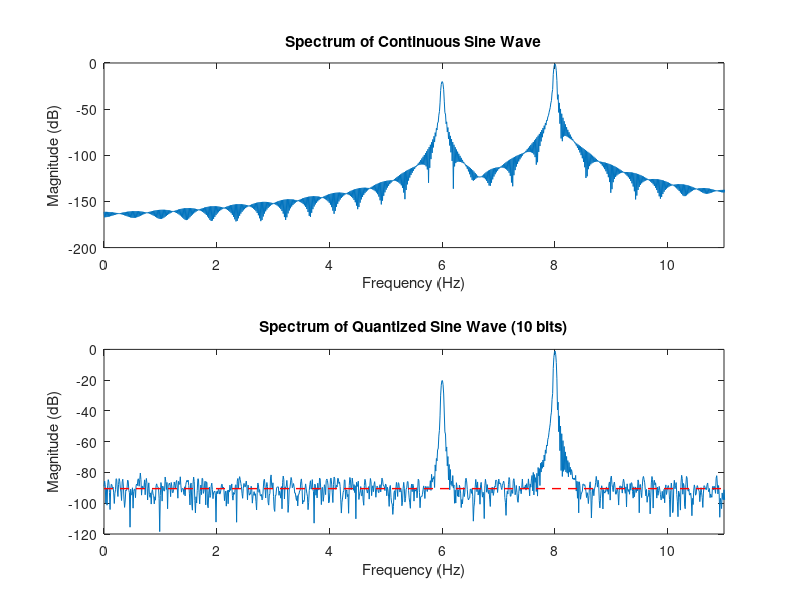

MATLAB code for this plot:
% Spectral Output with Quantization Noise Demonstration

% Signal Parameters
Fs = 22; % Sampling frequency (Hz)
N = 1000; % Number of samples
T = 1/Fs; % Sampling period (s)
t = 0:T:(N/Fs)-T; % Time vector
f = 8; % Frequency of input sine wave (Hz)
A = 1; % Amplitude of input sine wave
An = 0.1; % Noise amplitude

% Generate a continuous sine wave
%x_signal = A*sin(2*pi*f*t);
%x_signal = A*sin(2*pi*f*t) + A/10*sin(2*pi*f*5200*t);
x_signal = A*sin(2*pi*f*t) + A/10*sin(2*pi*f*10*t);
%x_noise = An*randn(size(t));
x_noise = An*sin(2*pi*50*t);
x_continuous = x_signal + x_noise;

% Calculate how noise shows in spectrum view
% Noise power is distributed to all frequency bins
nf = 10 * log10((An^2)/N);
disp(['Calculated signal noise component floor ', num2str(nf),' dB']);

% If sine wave cycle isn't exact multiple of sample window, then there are 
% transition effects. FFT assumes that the signal repeats itself infinitely
% and if starting point and end point do not meet, there is signal jump
window = hann(length(t));
x_continuous = x_continuous .* window';
x_continuous = x_continuous / (sum(window)/N); %normalize for window weights

% Zero-padding is one mechanism to control "spectrum leakage"
% Ideally single freaquency would be a thin peak, but computation
% makes it wider at bottom (try signal without windowinmg and zero padding)
N_original = length(x_continuous); % Original signal length
N_padded = 2^nextpow2(N_original + 1024); % Desired length after zero-padding
x_continuous = [x_continuous, zeros(1, N_padded - N_original)]; % Append zeros

% Quantization plays the effect of ADC transforming the continuous
% analog signal into discrete voltage levels 1 LSB apart
nBits = 10; % Number of bits for quantization
L = 2^nBits; % Number of quantization levels
delta = (2*A) / L; % Quantization step size, assuming signal covers full adc range
x_quantized = round(x_continuous/delta)*delta;

% Compute FFT, note switching to capital X in example notation
X_continuous_ = abs(fft(x_continuous));
X_quantized_ = abs(fft(x_quantized));

% Normalize the FFT amplitude
X_continuous = 2 * X_continuous_ / N;
X_quantized = 2 * X_quantized_ / N;

% Add a small offset to avoid log(0)
epsilon = 1e-10;
X_continuous = X_continuous + epsilon;
X_quantized = X_quantized + epsilon;

% switch on/off following lines if you use / do not use zero padding
%frequencies = (0:length(t)-1)*Fs/length(t); % Frequency vector
frequencies = (0:N_padded-1)/N_padded * Fs; % Frequency vector, where fs is the sampling frequency

signal_amplitude_continuous = max(X_continuous);
signal_amplitude_quantized = max(X_quantized);
signal_amplitude_continuous_db = 20*log10(signal_amplitude_continuous);
signal_amplitude_quantized_db = 20*log10(signal_amplitude_quantized);

% estimate the noise floor
noise_floor_estimate_continuous = median(X_continuous);
noise_floor_estimate_quantized = median(X_quantized);

snr_db = 20*log10(noise_floor_estimate_quantized);

% Plot
figure;

% Plot FFT of continuous sine wave
subplot(2,1,1);
plot(frequencies, 20*log10(X_continuous));
title('Spectrum of Continuous Sine Wave');
xlabel('Frequency (Hz)');
ylabel('Magnitude (dB)');
xlim([0 Fs/2]);

% Plot FFT of quantized sine wave
subplot(2,1,2);
plot(frequencies, 20*log10(X_quantized));
title(['Spectrum of Quantized Sine Wave (', num2str(nBits), ' bits)']);
xlabel('Frequency (Hz)');
ylabel('Magnitude (dB)');
xlim([0 Fs/2]);

% Draw horizontal line denoting the noise floor
noise_floor_level = 20*log10(noise_floor_estimate_quantized);
xlim_vals = xlim; % Get current x-axis limits
line(xlim_vals, [noise_floor_level noise_floor_level], 'Color', 'r', 'LineStyle', '--', 'LineWidth', 1);

disp(['Simulation noise floor (signal noise and quantization noise) for a ', num2str(nBits), '-bit ADC: ', num2str(snr_db), ' dB']);

